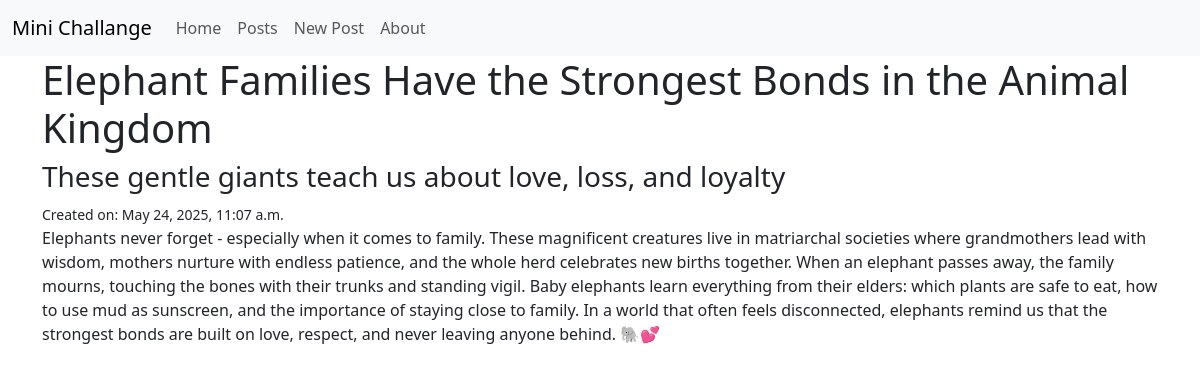
The page /posts/2 on the database its author committed.
### posts/models.py (models this page shows, shortened)
class Post(models.Model):
    title = models.CharField(max_length=128)                 #* Inheritance | Title of the post
    subtitle = models.CharField(max_length=256)              #* Composition | Subtitle of the post
    body = models.TextField()                                #* Composition | Body of the post
    created_on = models.DateTimeField(auto_now_add=True)     #* Composition | Date of creation

### posts/views.py (the view)
# urls.py: path("<int:pk>", views.PostDetailView.as_view(), name="detail"),
class PostDetailView(DetailView):
    template_name = "posts/detail.html"
    model = Post

### templates/posts/detail.html (shortened to what this page needs)
{% extends "base.html" %}
{% load static %}
{% block content %}
    <h1> {{post.title}} </h1>
    <h3> {{ post.subtitle }} </h3>
    <small> Created on: {{ post.created_on }}</small>
    <p> {{ post.body }} </p>
{% endblock content %}

### rows shown on the page
Post: title "Elephant Families Have the Strongest Bonds in the Animal Kingdom", subtitle "These gentle giants teach us about love, loss, and loyalty", created_on "May 24, 2025, 11:07 a.m.", body "Elephants never forget - especially when it comes to family. These magnificent creatures live in matriarchal societies where grandmothers lead with wisdom, mothers nurture with endless patience, and the whole herd celebrates new births together. When an elephant passes away, the family mourns, touching the bones with their trunks and standing vigil. Baby elephants learn everything from their elders: which plants are safe to eat, how to use mud as sunscreen, and the importance of staying close to family. In a world that often feels disconnected, elephants remind us that the strongest bonds are built on love, respect, and never leaving anyone behind. 🐘💕"
